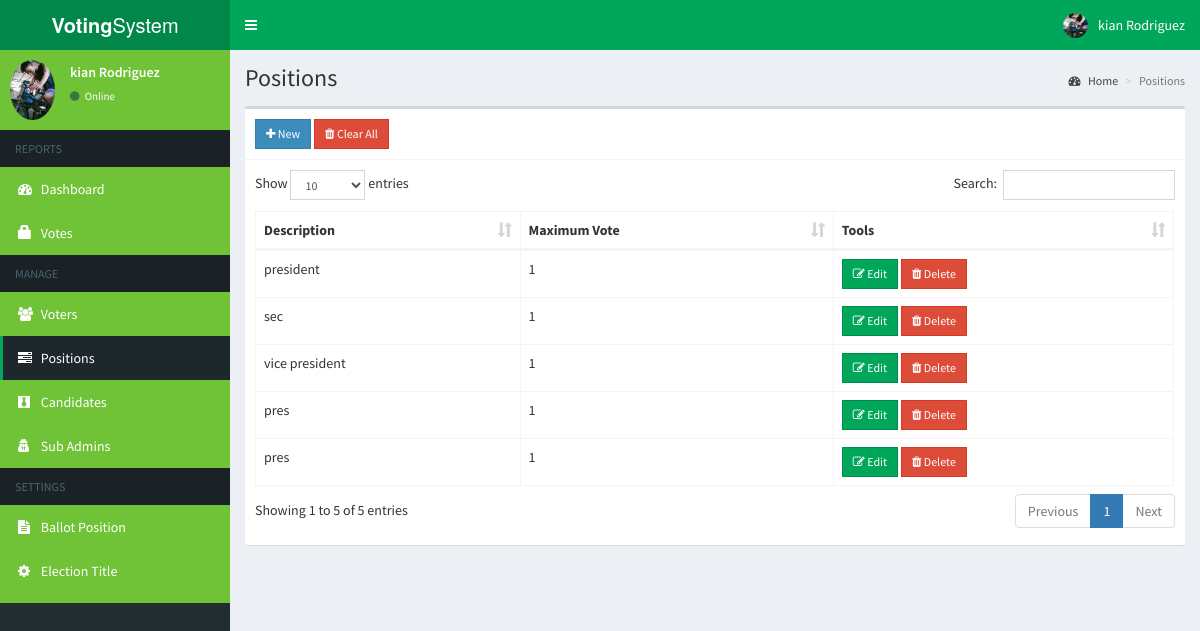
Page /admin/positions.php (signed in) on the committed database.
### tables this page shows
CREATE TABLE `positions` (
  `position_id` int(11) NOT NULL,
  `election_id` int(11) NOT NULL,
  `description` varchar(50) NOT NULL,
  `max_vote` int(11) NOT NULL,
  `priority` int(11) NOT NULL
);

### admin/includes/session.php (called while the page is built, shortened)
<?php
	include 'includes/conn.php';
	if(!isset($_SESSION['admin']) || empty($_SESSION['admin'])) {
		header('location: index.php');
		exit();
	}
	 else {
		$sql = "SELECT * FROM admin WHERE id = '".$_SESSION['admin']."'";
		$query = $conn->query($sql);
		$user = $query->fetch_assoc();
	}
?>

### admin/positions.php (the view, shortened to what this page needs)
<?php
include 'includes/session.php';
?>
<?php include 'includes/header.php'; ?>
<body class="hold-transition skin-green sidebar-mini">
<div class="wrapper">
  <?php include 'includes/navbar.php'; ?>
  <?php include 'includes/menubar.php'; ?>
  <div class="content-wrapper">
    <section class="content-header">
      <h1>
        Positions
      </h1>
      <ol class="breadcrumb">
        <li><a href="#"><i class="fa fa-dashboard"></i> Home</a></li>
        <li class="active">Positions</li>
      </ol>
    </section>
    <section class="content">
      <div class="row">
        <div class="col-xs-12">
          <div class="box">
            <div class="box-header with-border">
              <a href="#addnew" data-toggle="modal" class="btn btn-primary btn-sm btn-flat"><i class="fa fa-plus"></i> New</a>
              <button type="button" id="clearAllButton" class="btn btn-danger btn-sm btn-flat"><i class="fa fa-trash"></i> Clear All</button>
            </div>
            <div class="box-body">
              <table id="example1" class="table table-bordered">
                <thead>
                  <th>Description</th>
                  <th>Maximum Vote</th>
                  <th>Tools</th>
                </thead>
                <tbody>
                  <?php
                    $sql = "SELECT * FROM positions ORDER BY priority ASC";
                    $query = $conn->query($sql);
                    while($row = $query->fetch_assoc()){
                      echo "
                        <tr>
                          <td class='hidden'></td>
                          <td>".$row['description']."</td>
                          <td>".$row['max_vote']."</td>
                          <td>
                            <button class='btn btn-success btn-sm edit btn-flat' data-id='".$row['id']."'><i class='fa fa-edit'></i> Edit</button>
                            <button class='btn btn-danger btn-sm delete btn-flat' data-id='".$row['id']."'><i class='fa fa-trash'></i> Delete</button>
                          </td>
                        </tr>
                      ";
                    }
                  ?>
                </tbody>
              </table>
            </div>
          </div>
        </div>
      </div>
    </section>
  </div>
</div>
</body>
</html>

### admin/includes/header.php (shortened to what this page needs)
<!DOCTYPE html>
<html>
<head>
  	<link rel="stylesheet" href="../bower_components/bootstrap/dist/css/bootstrap.min.css">
    <link rel="stylesheet" href="../plugins/iCheck/all.css">
  	<link rel="stylesheet" href="../bower_components/font-awesome/css/font-awesome.min.css">
  	<link rel="stylesheet" href="../dist/css/AdminLTE.min.css">
    <link rel="stylesheet" href="../bower_components/datatables.net-bs/css/dataTables.bootstrap.min.css">
    <link rel="stylesheet" href="../bower_components/bootstrap-daterangepicker/daterangepicker.css">
    <link rel="stylesheet" href="../plugins/timepicker/bootstrap-timepicker.min.css">
    <link rel="stylesheet" href="../bower_components/bootstrap-datepicker/dist/css/bootstrap-datepicker.min.css">
    <link rel="stylesheet" href="../dist/css/skins/skin-green.min.css">
</head>
</html>

### admin/includes/navbar.php (shortened to what this page needs)
<header class="main-header">
  <a href="#" class="logo">
    <span class="logo-lg"><b>Voting</b>System</span>
  </a>
  <nav class="navbar navbar-static-top">
    <a href="#" class="sidebar-toggle" data-toggle="push-menu" role="button">
    </a>
    <div class="navbar-custom-menu">
      <ul class="nav navbar-nav">
        <li class="dropdown user user-menu">
          <a href="#" class="dropdown-toggle" data-toggle="dropdown">
            <img src="<?php echo (!empty($user['photo'])) ? '../images/'.$user['photo'] : '../images/profile.jpg'; ?>" class="user-image" alt="User Image">
            <span class="hidden-xs"><?php echo $user['firstname'].' '.$user['lastname']; ?></span>
          </a>
        </li>
      </ul>
    </div>
  </nav>
</header>

### admin/includes/menubar.php (shortened to what this page needs)
<aside class="main-sidebar">
  <section class="sidebar" style="background-color: #70C237; color: #fff;">
    <div class="user-panel">
      <div class="pull-left image">
        <img src="<?php echo (!empty($user['photo'])) ? '../images/'.$user['photo'] : '../images/profile.jpg'; ?>" class="img-circle" alt="User Image">
      </div>
      <div class="pull-left info">
        <p><?php echo $user['firstname'].' '.$user['lastname']; ?></p>
        <a><i class="fa fa-circle text-success"></i> Online</a>
      </div>
    </div>
    <ul class="sidebar-menu" data-widget="tree">
      <li class="header">REPORTS</li>
      <li class=""><a href="home.php" style="color: #fff;"><i class="fa fa-dashboard"></i> <span>Dashboard</span></a></li>
      <li class=""><a href="votes.php" style="color: #fff;"><span class="glyphicon glyphicon-lock"></span> <span>Votes</span></a></li>
      <li class="header">MANAGE</li>
      <li class=""><a href="voters.php" style="color: #fff;"><i class="fa fa-users"></i> <span>Voters</span></a></li>
      <li class=""><a href="positions.php" style="color: #fff;"><i class="fa fa-tasks"></i> <span>Positions</span></a></li>
      <li class=""><a href="candidates.php" style="color: #fff;"><i class="fa fa-black-tie"></i> <span>Candidates</span></a></li>
      <li class=""><a href="sub_admins.php" style="color: #fff;"><i class="fa fa-user-secret"></i> <span>Sub Admins</span></a></li>
      <li class="header">SETTINGS</li>
      <li class=""><a href="ballot.php" style="color: #fff;"><i class="fa fa-file-text"></i> <span>Ballot Position</span></a></li>
      <li class=""><a href="#config" data-toggle="modal" style="color: #fff;"><i class="fa fa-cog"></i> <span>Election Title</span></a></li>
    </ul>
  </section>
</aside>

### rows in the picture
positions: description "president", max_vote "1"
positions: description "sec", max_vote "1"
positions: description "vice president", max_vote "1"
positions: description "pres", max_vote "1"
positions: description "pres", max_vote "1"

### other values in the picture
$user['firstname'] "kian"
$user['lastname'] "Rodriguez"
